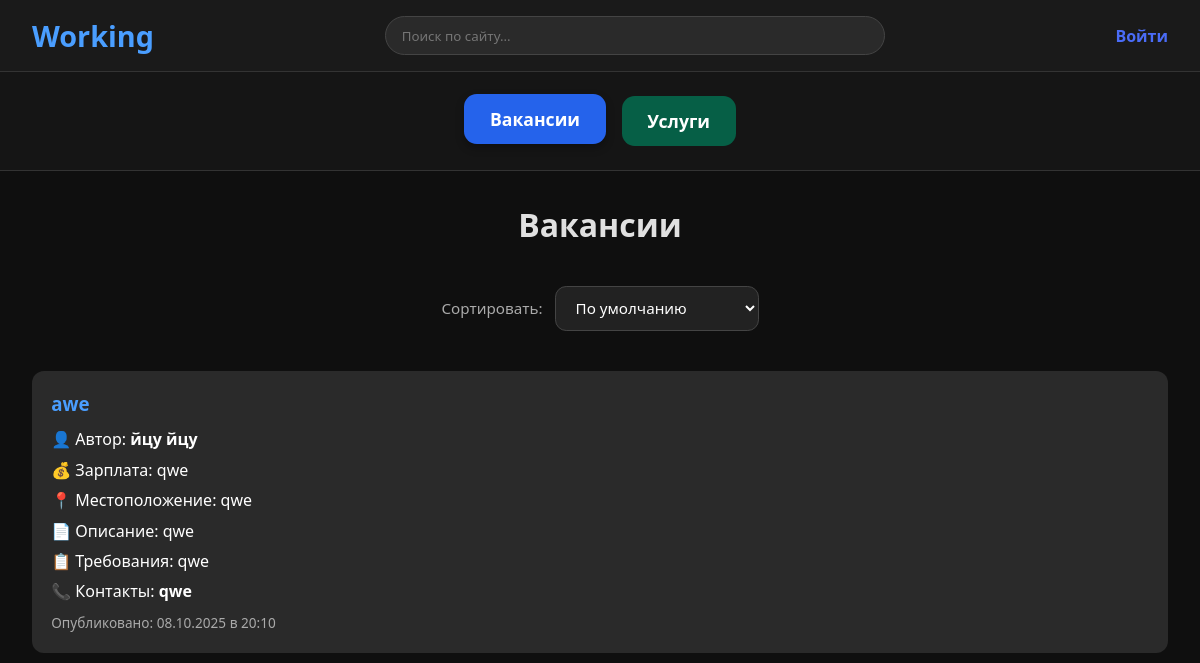
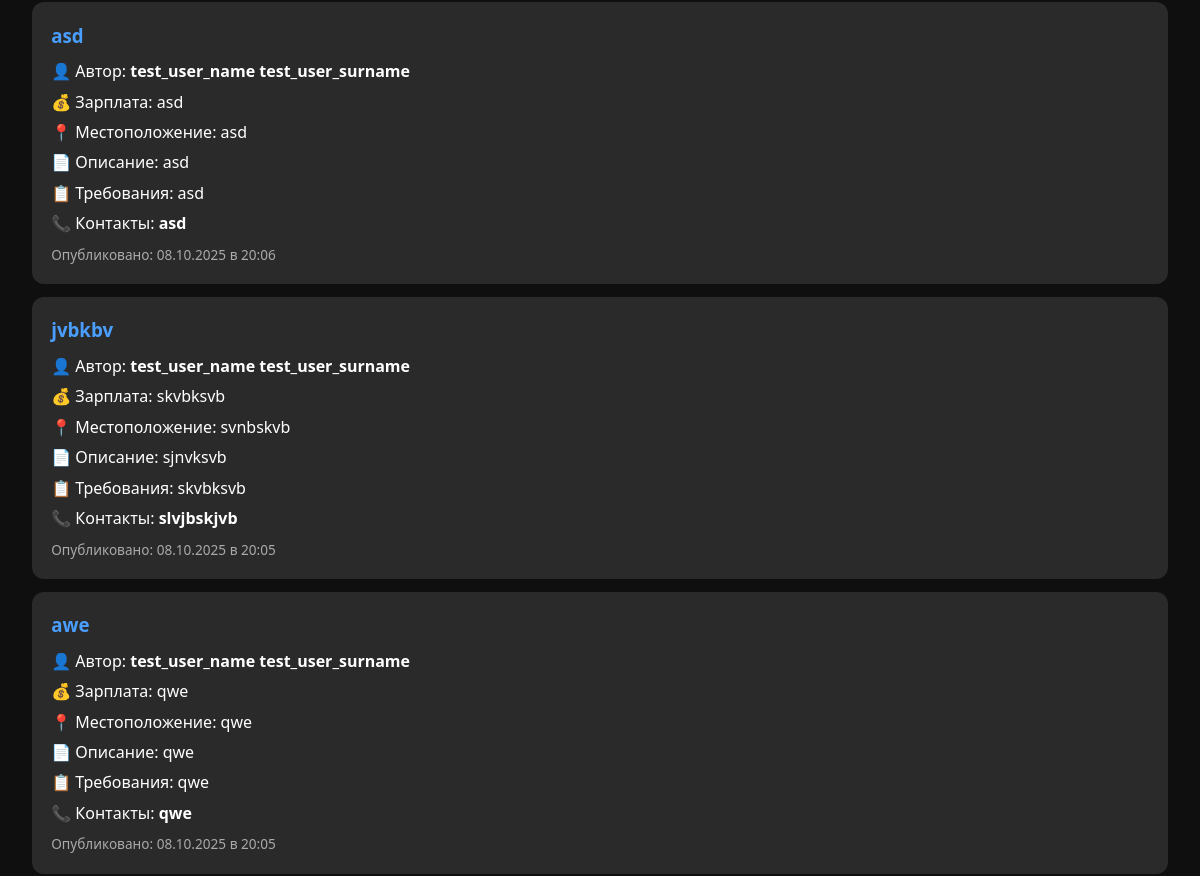
Page /src/pages/main/main.php (upper part) on the earlier database version (2 pictures, top to bottom).
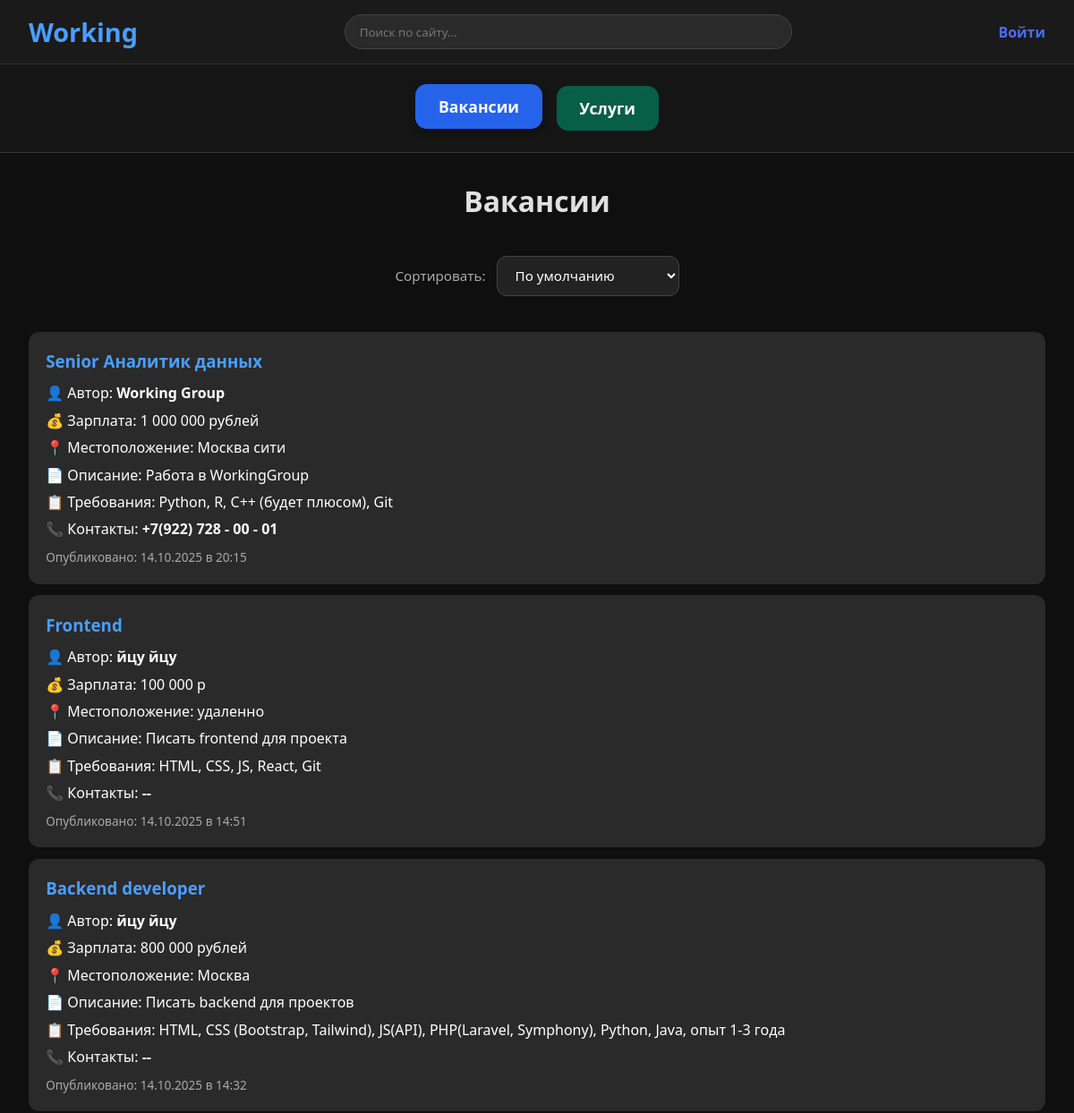
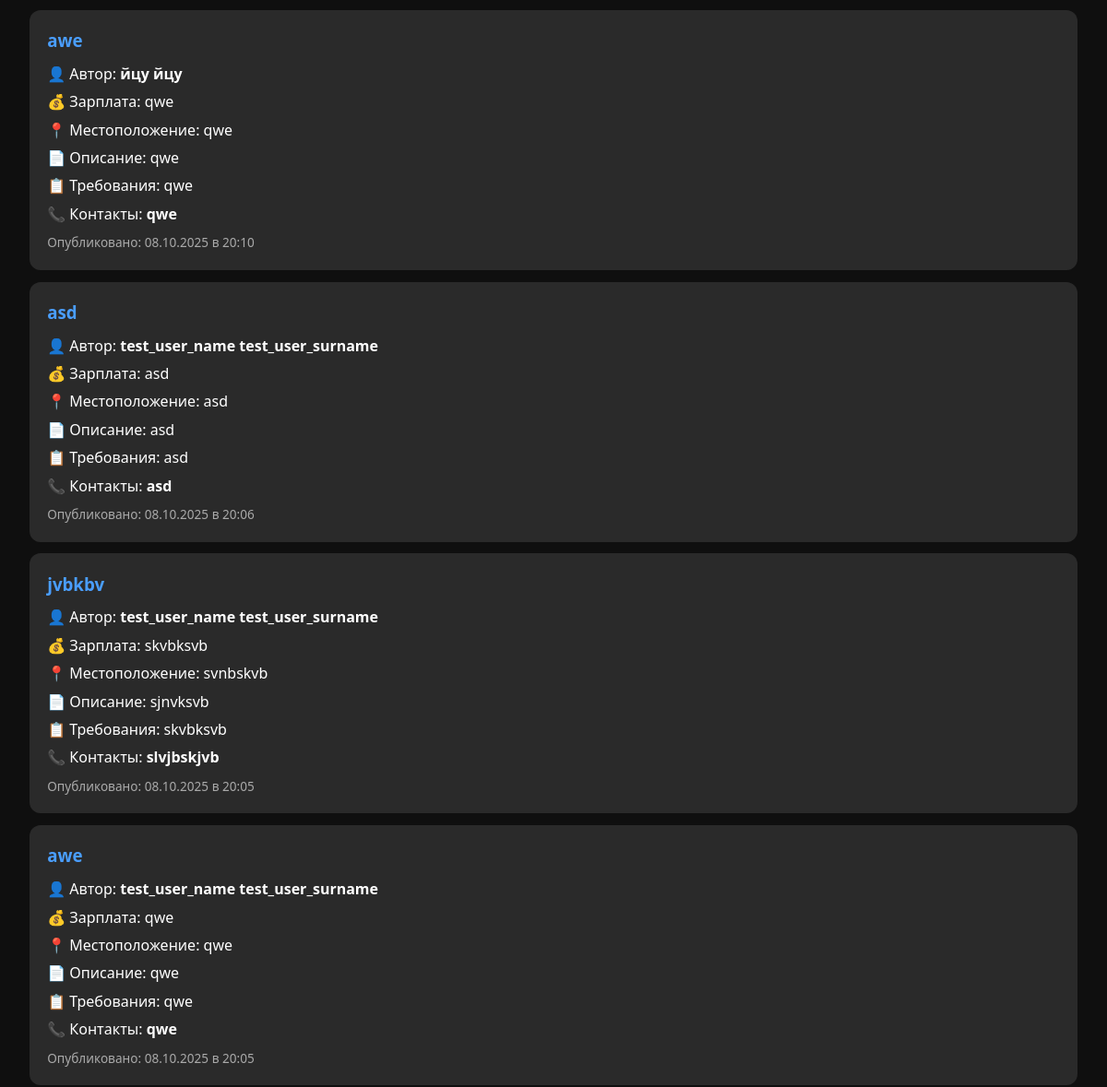
Same page on the later database version (2 pictures, top to bottom).
### tables this page shows
CREATE TABLE `vacancies` (
  `id` int NOT NULL,
  `title` varchar(255) NOT NULL,
  `created_at` datetime DEFAULT CURRENT_TIMESTAMP,
  `requirements` text,
  `salary` varchar(100) DEFAULT NULL,
  `creator_name` varchar(255) DEFAULT NULL,
  `user_id` int DEFAULT NULL,
  `description` text,
  `contacts` varchar(255) DEFAULT NULL,
  `location` varchar(255) DEFAULT NULL
);

### src/pages/main/main.php (the view, shortened to what this page needs)
<?php
$exchangeRates = [
    'USD' => 1.0,
    'RUB' => 0.011,
    'EUR' => 1.07,
    'GBP' => 1.27,
    'CNY' => 0.14,
    'TRY' => 0.03,
    'KZT' => 0.0021,
    'UAH' => 0.024,
    'BYN' => 0.30,
];
function normalizeToUSD($priceStr, $rates) {
    $priceStr = trim($priceStr);
    $number = (float) preg_replace('/[^\d.,]/', '', str_replace(',', '.', $priceStr));
    if ($number <= 0) return 0.0;
    if (preg_match('/[₽р]{1,2}/iu', $priceStr)) return $number * $rates['RUB'];
    if (preg_match('/[\$]/', $priceStr)) return $number * $rates['USD'];
    return $number * $rates['RUB'];
}
$host = 'localhost';
$dbname = 'working';
$username = 'root';
$password = 'root';
try {
    $pdo = new PDO("mysql:host=$host;dbname=$dbname;charset=utf8", $username, $password);
    $pdo->setAttribute(PDO::ATTR_ERRMODE, PDO::ERRMODE_EXCEPTION);
} catch (PDOException $e) {
    die("Ошибка подключения к БД: " . htmlspecialchars($e->getMessage(), ENT_QUOTES, 'UTF-8'));
}
$is_logged_in = isset($_SESSION['user_id']);
$user_id = $_SESSION['user_id'] ?? null;
$vacancies = [];
try {
    $stmt = $pdo->query("
        SELECT
            title,
            description,
            requirements,
            salary,
            location,
            contacts,
            creator_name,
            created_at
        FROM vacancies
        ORDER BY id DESC
    ");
    $vacancies = $stmt->fetchAll(PDO::FETCH_ASSOC);
} catch (PDOException $e) {
    error_log("Ошибка БД: " . $e->getMessage());
    $vacancies = [];
    $services = [];
    $requests = [];
}
?>
<!DOCTYPE html>
<html lang="ru">
<head>
</head>
<body>
<header>
    <a href="main.php" class="logo">Working</a>
    <div class="search-box">
        <input type="text" id="search-input" placeholder="Поиск по сайту...">
    </div>
    <?php if ($is_logged_in): ?>
        <?php
        $user_name = 'Гость';
        if ($user_id) {
            try {
                $stmt = $pdo->prepare("SELECT name, surname FROM users WHERE id = ?");
                $stmt->execute([$user_id]);
                $user = $stmt->fetch(PDO::FETCH_ASSOC);
                if ($user) {
                    $user_name = htmlspecialchars($user['name'] . ' ' . $user['surname'], ENT_QUOTES, 'UTF-8');
                }
            } catch (PDOException $e) {
            }
        }
        ?>
        <div class="user-menu">
            <button class="profile-btn"><?= $user_name ?></button>
            <div class="dropdown-menu" id="user-dropdown">
                <a href="../profile/profile.php">Профиль</a>
                <a href="../settings/settings.php">Настройки</a>
                <a href="../news/news.php">Новости</a>
                <a href="../help/help.php">Помощь по сайту</a>
                <a href="../market/market.php">Рынок</a>
                <a href="../login/logout.php" class="logout-link">Выход</a>
            </div>
        </div>
    <?php else: ?>
        <a href="../login/login.php" class="profile-link">Войти</a>
    <?php endif; ?>
</header>
<div class="theme-buttons">
    <button class="theme-btn vacancies active" data-theme="vacancies">Вакансии</button>
    <button class="theme-btn services" data-theme="services">Услуги</button>
</div>
<div class="content-area">
    <div class="theme-content active" id="vacancies-content">
        <div class="theme-header">
            <h2>Вакансии</h2>
            <div class="actions">
                <div class="filters">
                    <label for="vacancies-sort">Сортировать:</label>
                    <select id="vacancies-sort">
                        <option value="default">По умолчанию</option>
                    </select>
                </div>
            </div>
        </div>
        <ul>
            <?php if (!empty($vacancies)): ?>
                <?php foreach ($vacancies as $v): ?>
                    <?php $usd = normalizeToUSD($v['salary'] ?? '', $exchangeRates); ?>
                    <li data-salary-usd="<?= number_format($usd, 2, '.', '') ?>"
                        data-date="<?= strtotime($v['created_at'] ?? 'now') ?>">
                        <h3><?= htmlspecialchars($v['title'] ?? '', ENT_QUOTES, 'UTF-8') ?></h3>
                        <?php if (!empty($v['creator_name'])): ?>
                            <p>👤 Автор: <strong><?= htmlspecialchars($v['creator_name'], ENT_QUOTES, 'UTF-8') ?></strong></p>
                        <?php endif; ?>
                        <?php if (!empty($v['salary'])): ?>
                            <p>💰 Зарплата: <?= htmlspecialchars($v['salary'], ENT_QUOTES, 'UTF-8') ?></p>
                        <?php endif; ?>
                        <?php if (!empty($v['location'])): ?>
                            <p>📍 Местоположение: <?= htmlspecialchars($v['location'], ENT_QUOTES, 'UTF-8') ?></p>
                        <?php endif; ?>
                        <?php if (!empty($v['description'])): ?>
                            <p>📄 Описание:
<?= nl2br(htmlspecialchars($v['description'], ENT_QUOTES, 'UTF-8')) ?></p>
                        <?php endif; ?>
                        <?php if (!empty($v['requirements'])): ?>
                            <p>📋 Требования:
<?= nl2br(htmlspecialchars($v['requirements'], ENT_QUOTES, 'UTF-8')) ?></p>
                        <?php endif; ?>
                        <?php if (!empty($v['contacts'])): ?>
                            <p>📞 Контакты: <strong><?= htmlspecialchars($v['contacts'], ENT_QUOTES, 'UTF-8') ?></strong></p>
                        <?php endif; ?>
                        <?php if (!empty($v['created_at'])): ?>
                            <small>Опубликовано: <?= date('d.m.Y в H:i', strtotime($v['created_at'])) ?></small>
                        <?php endif; ?>
                    </li>
                <?php endforeach; ?>
            <?php else: ?>
                <li class="not">Нет доступных вакансий</li>
            <?php endif; ?>
        </ul>
    </div>
</div>
</body>
</html>

### src/pages/main/main.php (style rules this page uses)
* { margin: 0; padding: 0; box-sizing: border-box; font-family: 'Segoe UI', Tahoma, Geneva, Verdana, sans-serif; }
body { background: #0f0f0f; color: white; min-height: 100vh; }
header { display: flex; justify-content: space-between; align-items: center; padding: 1rem 2rem; background: #1a1a1a; border-bottom: 1px solid #333; }
.logo { font-size: 1.8rem; font-weight: bold; color: #4a9eff; text-decoration: none; }
.search-box { flex: 1; max-width: 500px; margin: 0 2rem; }
.search-box input { width: 100%; padding: 0.6rem 1rem; border-radius: 2rem; border: 1px solid #444; background: #2a2a2a; color: white; }
.profile-link { text-decoration: none; color: #4a6cf7; font-weight: 600; }
.theme-buttons { display: flex; justify-content: center; gap: 1rem; padding: 1.5rem; flex-wrap: wrap; background: #151515; border-bottom: 1px solid #333; }
.theme-btn { padding: 0.8rem 1.6rem; font-size: 1.1rem; font-weight: 600; border: none; border-radius: 0.8rem; background: #2a2a2a; color: white; cursor: pointer; transition: all 0.2s; }
.theme-btn.active { background: #4a6cf7; transform: translateY(-2px); box-shadow: 0 4px 8px rgba(0,0,0,0.3); }
.theme-btn.vacancies { background: #1e40af; }
.theme-btn.services { background: #065f46; }
.theme-btn.vacancies.active { background: #2563eb; }
.content-area { padding: 2rem; min-height: calc(100vh - 200px); }
.theme-content { display: none; text-align: left; }
.theme-content.active { display: block; animation: fadeIn 0.3s ease; }
.theme-header { margin-bottom: 1.5rem; text-align: center; display: flex; flex-direction: column; align-items: center; }
.theme-header h2 { font-size: 2rem; color: #e0e0e0; margin-bottom: 1rem; }
.theme-header .actions { display: flex; gap: 1rem; margin-top: 0.5rem; flex-wrap: wrap; justify-content: center; align-items: center; }
.filters { display: flex; gap: 12px; margin: 1rem 0; flex-wrap: wrap; justify-content: center; align-items: center; }
.filters label { color: #aaa; font-size: 0.95rem; }
.filters select { padding: 0.65rem 1rem; border-radius: 0.7rem; background: #222; color: white; border: 1px solid #444; font-size: 0.95rem; min-width: 180px; cursor: pointer; transition: border-color 0.2s, box-shadow 0.2s; }
ul { list-style: none; padding: 0; margin: 0; }
li { background: #2a2a2a; margin: 0.8rem 0; padding: 1.2rem; border-radius: 12px; line-height: 1.5; transition: transform 0.2s, box-shadow 0.2s; }
li h3 { margin-bottom: 0.6rem; color: #4a9eff; }
li p { margin: 0.4rem 0; }
li small { display: block; color: #aaa; font-size: 0.85rem; margin-top: 0.6rem; }

Differences in the rows shown:
added vacancies: title "Senior Аналитик данных", creator_name "Working Group", salary "1 000 000 рублей", location "Москва сити", description "Работа в WorkingGroup", requirements "Python, R, C++ (будет плюсом), Git", contacts "+7(922) 728 - 00 - 01", created_at "14.10.2025 в 20:15"
added vacancies: title "Frontend", creator_name "йцу йцу", salary "100 000 р", location "удаленно", description "Писать frontend для проекта", requirements "HTML, CSS, JS, React, Git", contacts "--", created_at "14.10.2025 в 14:51"
added vacancies: title "Backend developer", creator_name "йцу йцу", salary "800 000 рублей", location "Москва", description "Писать backend для проектов", requirements "HTML, CSS (Bootstrap, Tailwind), JS(API), PHP(Laravel, Symphony), Python, Java, опыт 1-3 года", contacts "--", created_at "14.10.2025 в 14:32"
